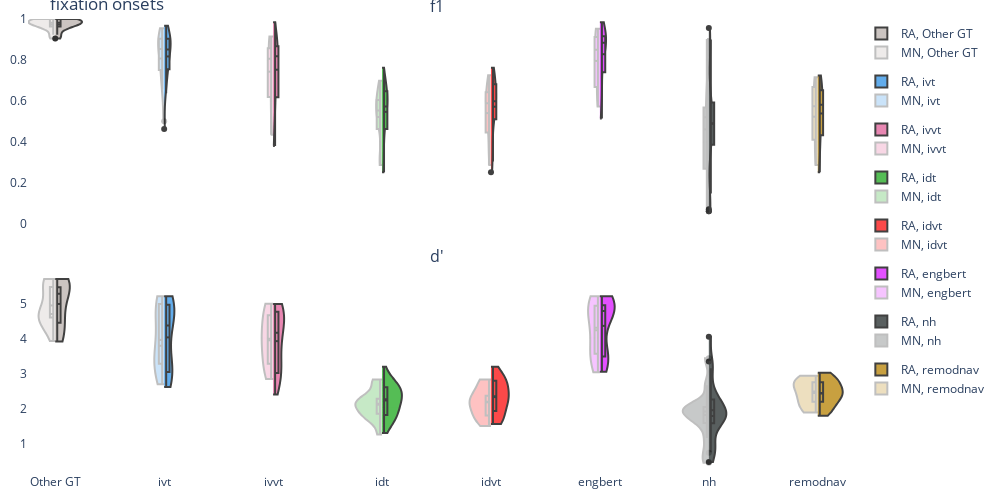

The notebook cell saved with this chart:
### Markdown cell above
## Figures
### (1) Onset Distributions

### Code cell
onset_distribution_figure = ch_sdt.single_threshold_figure(
    csdt_metrics.loc[(slice(None), [peyes.constants.D_PRIME_STR, peyes.constants.F1_STR], slice(None)), :],
    peyes.constants.ONSET_STR,
    THRESHOLD,
    GT1,
    gt2=GT2,
    show_other_gt=True,
    share_x=True,
    colors={k: v[1] for k, v in LABELER_PLOTTING_CONFIG.items()},
)

onset_distribution_figure.update_layout(
    title=dict(text="fixation onsets"),
    width=1000, height=500,
    paper_bgcolor='rgba(0, 0, 0, 0)',
    plot_bgcolor='rgba(0, 0, 0, 0)',
    margin=dict(l=10, r=10, b=10, t=10, pad=0),
)
# onset_distribution_figure.layout.annotations = []   # remove subtitles

onset_distribution_figure.show()

### Figure 1 — Plotly figure (JSON) as saved in the notebook; plotly's stock layout.template omitted (floating-point values rounded to 4 significant figures)
{"data": [{"box": {"visible": true}, "fillcolor": "#bab0ac", "legendgroup": "Other GT", "line": {"color": "black"}, "meanline": {"visible": true}, "name": "RA, Other GT", "opacity": 0.75, "scalegroup": "f1", "showlegend": true, "side": "positive", "spanmode": "hard", "x0": "Other GT", "y": [0.9804, 0.9231, 0.9643, 0.9851, 0.9524, 1.0, 1.0, 0.9836, 0.963, 1.0, 0.9767, 0.9048, 0.9841, 1.0], "type": "violin", "xaxis": "x", "yaxis": "y"}, {"box": {"visible": true}, "fillcolor": "#2E91E5", "legendgroup": "ivt", "line": {"color": "black"}, "meanline": {"visible": true}, "name": "RA, ivt", "opacity": 0.75, "scalegroup": "f1", "showlegend": true, "side": "positive", "spanmode": "hard", "x0": "ivt", "y": [0.8772, 0.7273, 0.9167, 0.9231, 0.7619, 0.6667, 0.7586, 0.875, 0.9667, 0.8254, 0.8657, 0.9091, 0.9552, 0.8889, 0.8333, 0.75, 0.6364, 0.4615, 0.8986, 0.8364], "type": "violin", "xaxis": "x", "yaxis": "y"}, {"box": {"visible": true}, "fillcolor": "#E15F99", "legendgroup": "ivvt", "line": {"color": "black"}, "meanline": {"visible": true}, "name": "RA, ivvt", "opacity": 0.75, "scalegroup": "f1", "showlegend": true, "side": "positive", "spanmode": "hard", "x0": "ivvt", "y": [0.8772, 0.7273, 0.8684, 0.8571, 0.7164, 0.4909, 0.6055, 0.6087, 0.9836, 0.8657, 0.7692, 0.8108, 0.9143, 0.8406, 0.8235, 0.625, 0.5385, 0.3789, 0.8378, 0.8966], "type": "violin", "xaxis": "x", "yaxis": "y"}, {"box": {"visible": true}, "fillcolor": "#1CA71C", "legendgroup": "idt", "line": {"color": "black"}, "meanline": {"visible": true}, "name": "RA, idt", "opacity": 0.75, "scalegroup": "f1", "showlegend": true, "side": "positive", "spanmode": "hard", "x0": "idt", "y": [0.7619, 0.25, 0.7119, 0.6047, 0.6522, 0.5581, 0.6786, 0.4444, 0.5909, 0.4783, 0.6522, 0.6383, 0.6415, 0.5532, 0.303, 0.5769, 0.3043, 0.4, 0.566, 0.5455], "type": "violin", "xaxis": "x", "yaxis": "y"}, {"box": {"visible": true}, "fillcolor": "#FB0D0D", "legendgroup": "idvt", "line": {"color": "black"}, "meanline": {"visible": true}, "name": "RA, idvt", "opacity": 0.75, "scalegroup": "f1", "showlegend": true, "side": "positive", "spanmode": "hard", "x0": "idvt", "y": [0.7619, 0.25, 0.7458, 0.6047, 0.7083, 0.5909, 0.7368, 0.5405, 0.6364, 0.4783, 0.6522, 0.7083, 0.6296, 0.5532, 0.303, 0.6415, 0.375, 0.3846, 0.566, 0.5455], "type": "violin", "xaxis": "x", "yaxis": "y"}, {"box": {"visible": true}, "fillcolor": "#DA16FF", "legendgroup": "engbert", "line": {"color": "black"}, "meanline": {"visible": true}, "name": "RA, engbert", "opacity": 0.75, "scalegroup": "f1", "showlegend": true, "side": "positive", "spanmode": "hard", "x0": "engbert", "y": [0.8929, 0.6364, 0.9167, 0.8824, 0.9508, 0.7887, 0.6737, 0.84, 0.9836, 0.9067, 0.8286, 0.9524, 0.8533, 0.9254, 0.9091, 0.6905, 0.6061, 0.5135, 0.8857, 0.9153], "type": "violin", "xaxis": "x", "yaxis": "y"}, {"box": {"visible": true}, "fillcolor": "#222A2A", "legendgroup": "nh", "line": {"color": "black"}, "meanline": {"visible": true}, "name": "RA, nh", "opacity": 0.75, "scalegroup": "f1", "showlegend": true, "side": "positive", "spanmode": "hard", "x0": "nh", "y": [0.4706, 0.375, 0.05882, 0.4918, 0.3934, 0.4615, 0.1463, 0.5581, 0.9, 0.9565, 0.4839, 0.4667, 0.5538, 0.4918, 0.8679, 0.6038, 0.06897, 0.5778, 0.05882, 0.8], "type": "violin", "xaxis": "x", "yaxis": "y"}, {"box": {"visible": true}, "fillcolor": "#B68100", "legendgroup": "remodnav", "line": {"color": "black"}, "meanline": {"visible": true}, "name": "RA, remodnav", "opacity": 0.75, "scalegroup": "f1", "showlegend": true, "side": "positive", "spanmode": "hard", "x0": "remodnav", "y": [0.6842, 0.25, 0.5833, 0.7234, 0.6512, 0.4865, 0.4186, 0.4444, 0.6364, 0.549, 0.5957, 0.4878, 0.3077, 0.6522, 0.6, 0.6957, 0.3077, 0.3846, 0.5778, 0.7143], "type": "violin", "xaxis": "x", "yaxis": "y"}, {"box": {"visible": true}, "fillcolor": "#bab0ac", "legendgroup": "Other GT", "line": {"color": "black"}, "meanline": {"visible": true}, "name": "MN, Other GT", "opacity": 0.25, "scalegroup": "f1", "showlegend": true, "side": "negative", "spanmode": "hard", "x0": "Other GT", "y": [0.9804, 0.9231, 0.9643, 0.9851, 0.9524, 1.0, 1.0, 0.9836, 0.963, 1.0, 0.9767, 0.9048, 0.9841, 1.0], "type": "violin", "xaxis": "x", "yaxis": "y"}, {"box": {"visible": true}, "fillcolor": "#2E91E5", "legendgroup": "ivt", "line": {"color": "black"}, "meanline": {"visible": true}, "name": "MN, ivt", "opacity": 0.25, "scalegroup": "f1", "showlegend": true, "side": "negative", "spanmode": "hard", "x0": "ivt", "y": [0.8966, 0.8, 0.6667, 0.75, 0.8824, 0.9091, 0.9552, 0.9032, 0.8696, 0.75, 0.6567, 0.5, 0.9143, 0.8364], "type": "violin", "xaxis": "x", "yaxis": "y"}, {"box": {"visible": true}, "fillcolor": "#E15F99", "legendgroup": "ivvt", "line": {"color": "black"}, "meanline": {"visible": true}, "name": "MN, ivvt", "opacity": 0.25, "scalegroup": "f1", "showlegend": true, "side": "negative", "spanmode": "hard", "x0": "ivvt", "y": [0.8966, 0.8, 0.4909, 0.6182, 0.7848, 0.8108, 0.9143, 0.8529, 0.8571, 0.625, 0.557, 0.433, 0.8533, 0.8966], "type": "violin", "xaxis": "x", "yaxis": "y"}, {"box": {"visible": true}, "fillcolor": "#1CA71C", "legendgroup": "idt", "line": {"color": "black"}, "meanline": {"visible": true}, "name": "MN, idt", "opacity": 0.25, "scalegroup": "f1", "showlegend": true, "side": "negative", "spanmode": "hard", "x0": "idt", "y": [0.6977, 0.2857, 0.5581, 0.6667, 0.5106, 0.5106, 0.6038, 0.6522, 0.3226, 0.5769, 0.2979, 0.4615, 0.5926, 0.5455], "type": "violin", "xaxis": "x", "yaxis": "y"}, {"box": {"visible": true}, "fillcolor": "#FB0D0D", "legendgroup": "idvt", "line": {"color": "black"}, "meanline": {"visible": true}, "name": "MN, idvt", "opacity": 0.25, "scalegroup": "f1", "showlegend": true, "side": "negative", "spanmode": "hard", "x0": "idvt", "y": [0.6977, 0.2857, 0.5909, 0.7241, 0.5106, 0.5833, 0.5926, 0.6522, 0.3226, 0.6415, 0.3673, 0.4444, 0.5926, 0.5455], "type": "violin", "xaxis": "x", "yaxis": "y"}, {"box": {"visible": true}, "fillcolor": "#DA16FF", "legendgroup": "engbert", "line": {"color": "black"}, "meanline": {"visible": true}, "name": "MN, engbert", "opacity": 0.25, "scalegroup": "f1", "showlegend": true, "side": "negative", "spanmode": "hard", "x0": "engbert", "y": [0.9123, 0.5714, 0.7606, 0.6667, 0.8451, 0.9524, 0.8533, 0.9091, 0.9434, 0.6905, 0.6269, 0.5789, 0.9014, 0.9153], "type": "violin", "xaxis": "x", "yaxis": "y"}, {"box": {"visible": true}, "fillcolor": "#222A2A", "legendgroup": "nh", "line": {"color": "black"}, "meanline": {"visible": true}, "name": "MN, nh", "opacity": 0.25, "scalegroup": "f1", "showlegend": true, "side": "negative", "spanmode": "hard", "x0": "nh", "y": [0.5385, 0.2667, 0.5, 0.1905, 0.5714, 0.5667, 0.5538, 0.4333, 0.902, 0.566, 0.06667, 0.4255, 0.05714, 0.8], "type": "violin", "xaxis": "x", "yaxis": "y"}, {"box": {"visible": true}, "fillcolor": "#B68100", "legendgroup": "remodnav", "line": {"color": "black"}, "meanline": {"visible": true}, "name": "MN, remodnav", "opacity": 0.25, "scalegroup": "f1", "showlegend": true, "side": "negative", "spanmode": "hard", "x0": "remodnav", "y": [0.6667, 0.2857, 0.4324, 0.4091, 0.625, 0.5366, 0.3077, 0.6667, 0.6316, 0.6957, 0.2963, 0.4286, 0.6087, 0.7143], "type": "violin", "xaxis": "x", "yaxis": "y"}, {"box": {"visible": true}, "fillcolor": "#bab0ac", "legendgroup": "Other GT", "line": {"color": "black"}, "meanline": {"visible": true}, "name": "RA, Other GT", "opacity": 0.75, "scalegroup": "d_prime", "showlegend": false, "side": "positive", "spanmode": "hard", "x0": "Other GT", "y": [5.459, 3.909, 4.63, 5.456, 4.443, 5.697, 5.697, 4.669, 3.978, 5.697, 5.461, 4.106, 5.457, 5.092], "type": "violin", "xaxis": "x2", "yaxis": "y2"}, {"box": {"visible": true}, "fillcolor": "#2E91E5", "legendgroup": "ivt", "line": {"color": "black"}, "meanline": {"visible": true}, "name": "RA, ivt", "opacity": 0.75, "scalegroup": "d_prime", "showlegend": false, "side": "positive", "spanmode": "hard", "x0": "ivt", "y": [4.935, 3.028, 4.983, 5.047, 2.93, 3.051, 4.475, 4.992, 4.312, 2.859, 3.648, 4.986, 5.203, 3.647, 3.105, 4.501, 4.425, 2.608, 4.93, 2.891], "type": "violin", "xaxis": "x2", "yaxis": "y2"}, {"box": {"visible": true}, "fillcolor": "#E15F99", "legendgroup": "ivvt", "line": {"color": "black"}, "meanline": {"visible": true}, "name": "RA, ivvt", "opacity": 0.75, "scalegroup": "d_prime", "showlegend": false, "side": "positive", "spanmode": "hard", "x0": "ivvt", "y": [4.935, 3.028, 4.794, 4.797, 2.783, 2.933, 4.108, 4.367, 4.804, 2.992, 3.596, 4.659, 4.984, 3.545, 2.9, 4.209, 4.22, 2.401, 4.722, 3.633], "type": "violin", "xaxis": "x2", "yaxis": "y2"}, {"box": {"visible": true}, "fillcolor": "#1CA71C", "legendgroup": "idt", "line": {"color": "black"}, "meanline": {"visible": true}, "name": "RA, idt", "opacity": 0.75, "scalegroup": "d_prime", "showlegend": false, "side": "positive", "spanmode": "hard", "x0": "idt", "y": [3.188, 1.788, 2.609, 2.681, 2.64, 2.275, 2.536, 1.836, 2.31, 2.068, 2.808, 2.595, 2.424, 2.249, 1.639, 2.131, 1.301, 1.683, 2.09, 1.707], "type": "violin", "xaxis": "x2", "yaxis": "y2"}, {"box": {"visible": true}, "fillcolor": "#FB0D0D", "legendgroup": "idvt", "line": {"color": "black"}, "meanline": {"visible": true}, "name": "RA, idvt", "opacity": 0.75, "scalegroup": "d_prime", "showlegend": false, "side": "positive", "spanmode": "hard", "x0": "idvt", "y": [3.188, 1.788, 2.776, 2.681, 2.814, 2.365, 2.799, 2.141, 2.463, 2.068, 2.808, 2.993, 2.34, 2.249, 1.639, 2.361, 1.552, 1.638, 2.09, 1.707], "type": "violin", "xaxis": "x2", "yaxis": "y2"}, {"box": {"visible": true}, "fillcolor": "#DA16FF", "legendgroup": "engbert", "line": {"color": "black"}, "meanline": {"visible": true}, "name": "RA, engbert", "opacity": 0.75, "scalegroup": "d_prime", "showlegend": false, "side": "positive", "spanmode": "hard", "x0": "engbert", "y": [4.99, 4.902, 4.983, 4.882, 5.205, 4.632, 3.342, 4.889, 4.804, 3.642, 3.501, 5.204, 4.757, 5.046, 3.467, 3.397, 3.242, 3.045, 4.881, 4.327], "type": "violin", "xaxis": "x2", "yaxis": "y2"}, {"box": {"visible": true}, "fillcolor": "#222A2A", "legendgroup": "nh", "line": {"color": "black"}, "meanline": {"visible": true}, "name": "RA, nh", "opacity": 0.75, "scalegroup": "d_prime", "showlegend": false, "side": "positive", "spanmode": "hard", "x0": "nh", "y": [1.793, 2.033, 1.002, 1.777, 1.456, 1.728, 0.9255, 2.173, 3.339, 4.045, 1.735, 1.693, 1.962, 1.765, 3.146, 2.215, 0.4712, 2.301, 0.7461, 2.66], "type": "violin", "xaxis": "x2", "yaxis": "y2"}, {"box": {"visible": true}, "fillcolor": "#B68100", "legendgroup": "remodnav", "line": {"color": "black"}, "meanline": {"visible": true}, "name": "RA, remodnav", "opacity": 0.75, "scalegroup": "d_prime", "showlegend": false, "side": "positive", "spanmode": "hard", "x0": "remodnav", "y": [2.899, 1.788, 2.632, 3.016, 2.806, 2.387, 2.219, 2.285, 2.463, 1.954, 2.473, 2.395, 1.937, 2.808, 2.368, 2.932, 1.956, 2.158, 2.621, 2.684], "type": "violin", "xaxis": "x2", "yaxis": "y2"}, {"box": {"visible": true}, "fillcolor": "#bab0ac", "legendgroup": "Other GT", "line": {"color": "black"}, "meanline": {"visible": true}, "name": "MN, Other GT", "opacity": 0.25, "scalegroup": "d_prime", "showlegend": false, "side": "negative", "spanmode": "hard", "x0": "Other GT", "y": [4.594, 5.467, 4.63, 4.708, 4.358, 5.697, 5.697, 5.457, 4.639, 5.697, 4.519, 3.928, 4.683, 5.092], "type": "violin", "xaxis": "x2", "yaxis": "y2"}, {"box": {"visible": true}, "fillcolor": "#2E91E5", "legendgroup": "ivt", "line": {"color": "black"}, "meanline": {"visible": true}, "name": "MN, ivt", "opacity": 0.25, "scalegroup": "d_prime", "showlegend": false, "side": "negative", "spanmode": "hard", "x0": "ivt", "y": [4.989, 3.277, 3.051, 3.534, 3.725, 4.986, 5.203, 3.849, 3.273, 4.501, 4.444, 2.688, 4.984, 2.891], "type": "violin", "xaxis": "x2", "yaxis": "y2"}, {"box": {"visible": true}, "fillcolor": "#E15F99", "legendgroup": "ivvt", "line": {"color": "black"}, "meanline": {"visible": true}, "name": "MN, ivvt", "opacity": 0.25, "scalegroup": "d_prime", "showlegend": false, "side": "negative", "spanmode": "hard", "x0": "ivvt", "y": [4.989, 3.277, 2.933, 4.12, 3.638, 4.659, 4.984, 3.862, 3.1, 4.209, 4.234, 2.84, 4.757, 3.633], "type": "violin", "xaxis": "x2", "yaxis": "y2"}, {"box": {"visible": true}, "fillcolor": "#1CA71C", "legendgroup": "idt", "line": {"color": "black"}, "meanline": {"visible": true}, "name": "MN, idt", "opacity": 0.25, "scalegroup": "d_prime", "showlegend": false, "side": "negative", "spanmode": "hard", "x0": "idt", "y": [2.793, 1.887, 2.275, 2.492, 2.133, 2.01, 2.262, 2.825, 1.689, 2.131, 1.258, 1.845, 2.191, 1.707], "type": "violin", "xaxis": "x2", "yaxis": "y2"}, {"box": {"visible": true}, "fillcolor": "#FB0D0D", "legendgroup": "idvt", "line": {"color": "black"}, "meanline": {"visible": true}, "name": "MN, idvt", "opacity": 0.25, "scalegroup": "d_prime", "showlegend": false, "side": "negative", "spanmode": "hard", "x0": "idvt", "y": [2.793, 1.887, 2.365, 2.749, 2.133, 2.264, 2.191, 2.825, 1.689, 2.361, 1.501, 1.795, 2.191, 1.707], "type": "violin", "xaxis": "x2", "yaxis": "y2"}, {"box": {"visible": true}, "fillcolor": "#DA16FF", "legendgroup": "engbert", "line": {"color": "black"}, "meanline": {"visible": true}, "name": "MN, engbert", "opacity": 0.25, "scalegroup": "d_prime", "showlegend": false, "side": "negative", "spanmode": "hard", "x0": "engbert", "y": [5.05, 4.858, 3.582, 3.029, 3.561, 5.204, 4.757, 4.986, 3.999, 3.397, 3.283, 4.281, 4.929, 4.327], "type": "violin", "xaxis": "x2", "yaxis": "y2"}, {"box": {"visible": true}, "fillcolor": "#222A2A", "legendgroup": "nh", "line": {"color": "black"}, "meanline": {"visible": true}, "name": "MN, nh", "opacity": 0.25, "scalegroup": "d_prime", "showlegend": false, "side": "negative", "spanmode": "hard", "x0": "nh", "y": [2.006, 1.723, 1.856, 1.157, 2.026, 2.038, 1.962, 1.581, 3.429, 2.077, 0.4481, 1.701, 0.7311, 2.66], "type": "violin", "xaxis": "x2", "yaxis": "y2"}, {"box": {"visible": true}, "fillcolor": "#B68100", "legendgroup": "remodnav", "line": {"color": "black"}, "meanline": {"visible": true}, "name": "MN, remodnav", "opacity": 0.25, "scalegroup": "d_prime", "showlegend": false, "side": "negative", "spanmode": "hard", "x0": "remodnav", "y": [2.849, 1.887, 2.261, 2.193, 2.745, 2.509, 1.937, 2.849, 2.45, 2.932, 1.923, 2.247, 2.692, 2.684], "type": "violin", "xaxis": "x2", "yaxis": "y2"}], "layout": {"xaxis": {"anchor": "y", "domain": [0.0, 1.0], "matches": "x2", "showticklabels": false}, "yaxis": {"anchor": "x", "domain": [0.55, 1.0], "range": [0, 1]}, "xaxis2": {"anchor": "y2", "domain": [0.0, 1.0]}, "yaxis2": {"anchor": "x2", "domain": [0.0, 0.45]}, "annotations": [{"font": {"size": 16}, "showarrow": false, "text": "f1", "x": 0.5, "xanchor": "center", "xref": "paper", "y": 1.0, "yanchor": "bottom", "yref": "paper"}, {"font": {"size": 16}, "showarrow": false, "text": "d'", "x": 0.5, "xanchor": "center", "xref": "paper", "y": 0.45, "yanchor": "bottom", "yref": "paper"}], "title": {"text": "fixation onsets"}, "violinmode": "overlay", "boxmode": "group", "boxgroupgap": 0, "boxgap": 0, "margin": {"l": 10, "r": 10, "b": 10, "t": 10, "pad": 0}, "width": 1000, "height": 500, "paper_bgcolor": "rgba(0, 0, 0, 0)", "plot_bgcolor": "rgba(0, 0, 0, 0)"}}
